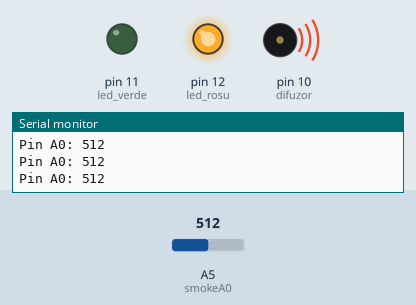
Simulated run of this sketch. Board: Arduino Uno, built with avr-gcc and run on an emulated ATmega328P. Shown: output pins drawn as LEDs (lit = HIGH), buzzer (waves = sounding), the last lines printed to the serial monitor. The test bench sets the inputs (shaded band); at power-on: A5 (smokeA0) = 512.

Above: at 1.2 s.
1.3 s: A5 (smokeA0) set to 419
2.8 s: A5 (smokeA0) set to 390
At 3.3 s:
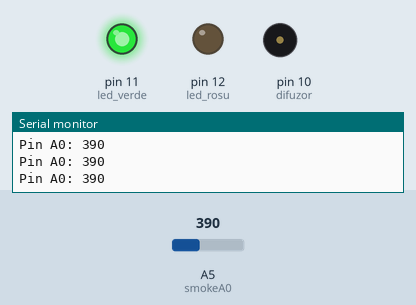
4.3 s: A5 (smokeA0) set to 410
At 4.6 s:
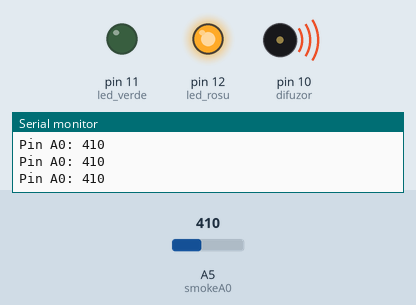
5.8 s: A5 (smokeA0) set to 306
At 7.1 s:
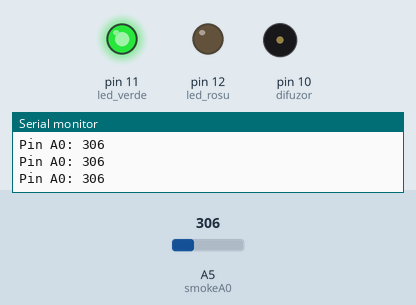
Timing chart, 0 to 8.3 s (numbered marks = the images above; inputs shaded):
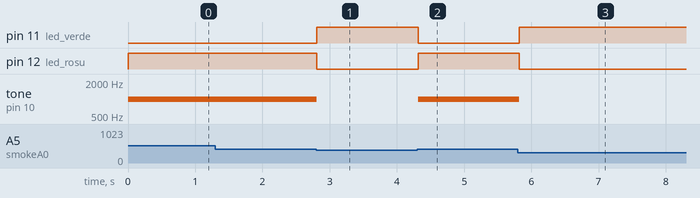

Measured:
- the behaviour switches between 401 and 400 on A5 (smokeA0) (found by bisection; images 0 and 1)
- after the input at 2.8 s, pin 11 (led_verde): LOW → HIGH at once; pin 12 (led_rosu): HIGH → LOW at once; tone on pin 10 (difuzor): 1000 Hz → silent at once
- after the input at 4.3 s, pin 11 (led_verde): HIGH → LOW at once; pin 12 (led_rosu): LOW → HIGH at once; tone on pin 10 (difuzor): silent → 1000 Hz at once
- after the input at 5.8 s, pin 11 (led_verde): LOW → HIGH at once; pin 12 (led_rosu): HIGH → LOW at once; tone on pin 10 (difuzor): 1000 Hz → silent at once

The sketch:

detector_de_fum.ino
```cpp
int led_rosu = 12;
int led_verde = 11;
int difuzor = 10;
int smokeA0 = A5;

int sensorThres = 400;

void setup() {
  pinMode(led_rosu, OUTPUT);
  pinMode(led_verde, OUTPUT);
  pinMode(difuzor, OUTPUT);
  pinMode(smokeA0, INPUT);
  Serial.begin(9600);
}

void loop() {
  int analogSensor = analogRead(smokeA0);

  Serial.print("Pin A0: ");
  Serial.println(analogSensor);

  if (analogSensor > sensorThres)
  {
    digitalWrite(led_rosu, HIGH);
    digitalWrite(led_verde, LOW);
    tone(difuzor, 1000, 200);
  }
  else
  {
    digitalWrite(led_rosu, LOW);
    digitalWrite(led_verde, HIGH);
    noTone(difuzor);
  }
  delay(100);
}
```
